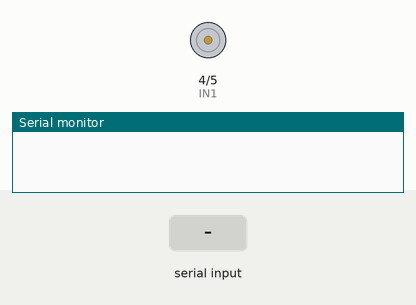
The sketch below on a simulated Arduino Uno, built with avr-gcc and run on an emulated ATmega328P. Parts: motor-driver pin pairs drawn as motors (green arrow = first pin HIGH = forward, orange = second pin HIGH = backward, longer = more drive, scaled by the enable pin), the last lines printed to the serial monitor. The inputs (shaded band) are chosen by the test bench.

Above: at 1.2 s.
1.3 s: "1" received over the second serial link
At 2.2 s:
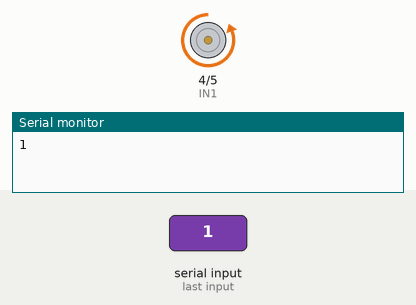
2.8 s: "0" received over the second serial link
At 3.4 s:
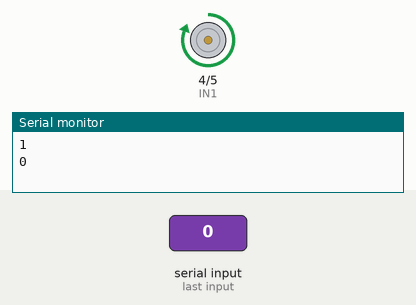
4.3 s: "2" received over the second serial link
At 5.5 s:
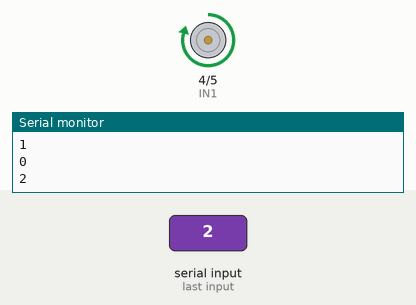
5.8 s: "4" received over the second serial link
At 6.9 s:
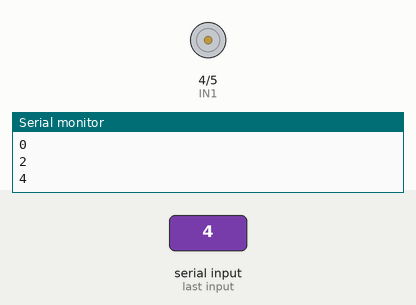
7.3 s: "3" received over the second serial link
8.8 s: "1" received over the second serial link
At 9.1 s:
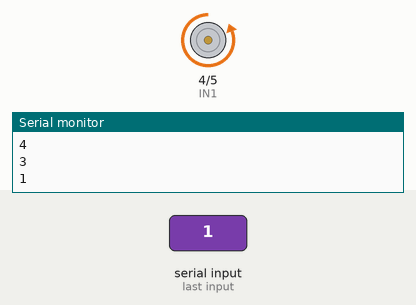
Timing chart, 0 to 11.3 s (numbered marks = the images above; inputs shaded):
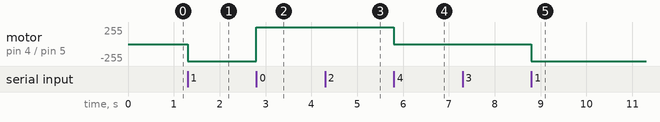

The sketch:

DCmotor_slave.ino
```cpp
#include <SoftwareSerial.h>

SoftwareSerial BTSerial(10, 11); // (Rx, Tx)

#define maxSpeed  255
#define minSpeed  0
int step = 10;
int ENA = 3;
int IN1 = 4;
int IN2 = 5;

void setup() {
  pinMode(ENA, OUTPUT);
  pinMode(IN1, OUTPUT);
  pinMode(IN2, OUTPUT);

  Serial.begin(9600);
  BTSerial.begin(9600);
}

void DCmove_forward() {
  analogWrite(ENA, maxSpeed);
  digitalWrite(IN1, HIGH);
  digitalWrite(IN2, LOW);
}

void DCmove_backward() {
  analogWrite(ENA, maxSpeed);
  digitalWrite(IN1, LOW);
  digitalWrite(IN2, HIGH);
}

void DCspeedUp() {
  for (int i = 10; i <= maxSpeed; i += step) {
    analogWrite(ENA, i);
  }
}

void DCspeedDown() {
  for (int i = maxSpeed; i >= 10; i -= step) {
    analogWrite(ENA, i);
  }
}

void loop() {
  if (BTSerial.available()) {
    char data = BTSerial.read();
    Serial.println(data);

    if (data == '1') {
      DCmove_backward();

    }
    else if (data == '0') {
      DCmove_forward();
    }
    else if (data == '2') {
      DCspeedUp();
    }
    else if (data == '3') {
      DCspeedDown();
    }
    else if (data == '4') {
      digitalWrite(IN1, LOW);
      digitalWrite(IN2, LOW);
    }
  }

}
```

Measured:
- after the input at 1.3 s, motor on pin 4 (IN1) / pin 5 (IN2): stopped → backward 255/255 at once
- after the input at 2.8 s, motor on pin 4 (IN1) / pin 5 (IN2): backward 255/255 → forward 255/255 at once
- after the input at 4.3 s, motor on pin 4 (IN1) / pin 5 (IN2): forward 255/255 → forward 250/255 at once
- after the input at 5.8 s, motor on pin 4 (IN1) / pin 5 (IN2): forward 250/255 → stopped at once
- after the input at 8.8 s, motor on pin 4 (IN1) / pin 5 (IN2): stopped → backward 255/255 at once
